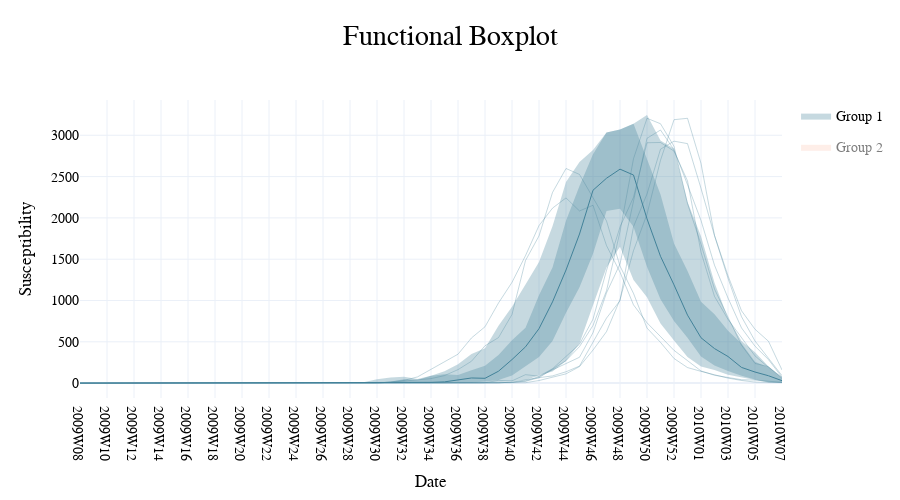

This figure's notebook cell:
### Code cell
ffig.update_layout(width=900, height=500, showlegend=True, font_family='PT Sans Narrow', title='Functional Boxplot', yaxis_title='Susceptibility')
